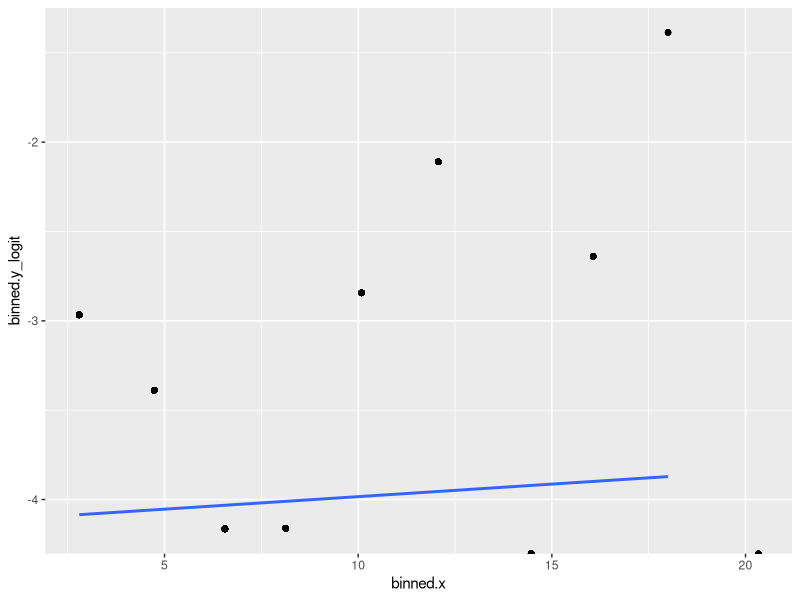

The R script that drew this image:
## ---- chunk 1
library(tidyverse)
library(stats)
library(knitr)
library(xtable)

data <- read.csv("data.csv")
# Defining logit function (got an error before)
logit <- qlogis
options(xtable.comment = FALSE)
options(tinytex.verbose = TRUE)
## ---- chunk 2
# Code from 18-simplelogistic-lab activity to generate x and y values for plot to check for linearity
data_bin <- data %>%
  # Break HRSLEEP into 10 bins
  mutate(HRSLEEP_group = cut(HRSLEEP, breaks=10)) %>% 
  group_by(HRSLEEP_group) %>%
  # calculate mean HRSLEEP value and proportion obese in each bin
  mutate(binned.y = mean(chronic), binned.x = mean(HRSLEEP)) %>% 
  # transform binned.y from proportion to log(odds)
  mutate(binned.y_logit = logit(binned.y))

# Create plot of log(odds) verus age
ggplot(data_bin, aes(x = binned.x, y = binned.y_logit)) +
  geom_point() + 
  geom_smooth(method = lm, se = FALSE)
## ---- chunk 3
data <- data %>% 
  select(chronic, depfreq_often, depfreq_monthly, HRSLEEP, AGE, BMI, activity_score, SEX,
         race_asian, race_black, race_na, income_high, income_middle)
data.cor = cor(data)
round_data <- function(x, digits) {
    # round all numeric variables
    # x: data frame 
    # digits: number of digits to round
    numeric_columns <- sapply(x, mode) == 'numeric'
    x[numeric_columns] <-  round(x[numeric_columns], digits)
    x
}
df_round <- data.frame(round_data(data.cor, 3))
df_round1 <- df_round[, c("chronic", "depfreq_often", "depfreq_monthly", "HRSLEEP", "AGE", "BMI", "activity_score")]
df_round2 <- df_round[, c("SEX", "race_asian", "race_black", "race_na", "income_high", "income_middle")]
df_table1 <- xtable(df_round1)
df_table2 <- xtable(df_round2)
print.xtable(df_table1)
print.xtable(df_table2)
## ---- chunk 4
variable <- c("HRSLEEP", "BMI", "AGE", "activity_score")
min <- c("1", "14.98", "18", "17")
max <- c("22", "85.78", "85 (top coded)", "1615")
median <- c(7, 27.11, 51, 896)
mean <- c(7.069339, 28.17239, 50.85831, 862.1115)
std_dev <- c(1.421356, 6.379732, 18.18446, 593.6359)

df_numeric <- data.frame(variable, min, max, median, mean, std_dev)
df_numeric <- xtable(df_numeric)
print.xtable(df_numeric)
## ---- chunk 5
variable <- c("chronic", "depfreq_often", "depfreq_monthly", "SEX", "income_high", "income_middle", "race_black", "race_asian", "race_na")
yes <- c("407 (1.9%)", "2167 (10.21%)", "1376 (6.48%)", "(female) 11369 (53.6%)", "8181 (38.54%)", "6073 (28.61%)", "2542 (11.97%)", "1169 (5.51%)", "303 (1.43%)")
no <- c("20822 (98.1%)", "19062 (89.79%) ", "19853 (93.52%)", "(male) 9860 (46.4%)", "13048 (61.46%)", "15156 (71.39%)", "18687 (88.03%)", "20060 (94.49%)", "20926 (98.57%)")

df_categorical <- data.frame(variable, yes, no)
df_categorical <- xtable(df_categorical)
print.xtable(df_categorical)
## ---- chunk 6
coeff <- c("HRSLEEP", "depfreq_often**", "depfreq_monthly", "I(HRSLEEP * depfreq_often)", "I(HRSLEEP * depfreq_monthly)")
value <- c(1.350e-02, 1.315e+00, 3.321e-01, -5.686e-02, 4.482e-02)
LCI <- c(9.400140e-01, 1.538202e+00, 3.350283e-01, 8.367457e-01, 8.600010e-01)
UCI <- c(1.089396e+00, 8.944554e+00, 5.819625e+00, 1.065370e+00, 1.257594e+00)
p_val <- c(0.72002, 0.00341, 0.64860, 0.35585, 0.64349)

df <- data.frame(coeff, value, LCI, UCI, p_val)
df <- xtable(df)
print.xtable(df)
## ---- chunk 7
model <- c("Full", "Control")
degf <- c("15", "1")
log_likelihood <- c("-1635.1", "-2012.5")
chisq <- c("--", "754.74")
p_val <- c("--", "<2.2e-16")

lrdata <- data.frame(model, degf, log_likelihood, chisq, p_val)
lrdata <- xtable(lrdata)
print.xtable(lrdata, floating = FALSE)
